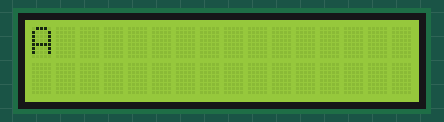
Simulated run of this sketch. Board: Arduino Uno, built with avr-gcc and run on an emulated ATmega328P. Shown: 16×2 character LCD.

Above: at 0.11 s.
At 0.64 s:
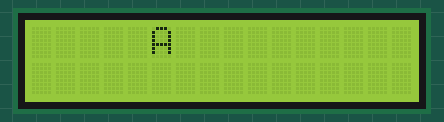
At 1.16 s:
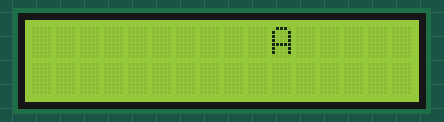
At 1.69 s:
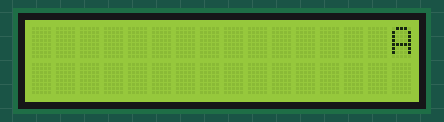
At 2.21 s:
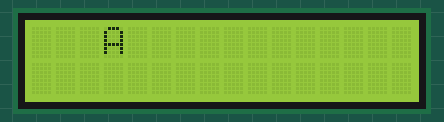

Measured:
- by itself, everything shown: repeats every 1.8 s, in 17 steps

The sketch:

I2C_LCD_TUTORIAL.ino
```cpp
/* www.electronicsprojectshub.com */
/*Import following Libraries*/
#include <Wire.h>
#include <LiquidCrystal_I2C.h>
//I2C pins declaration
LiquidCrystal_I2C lcd(0x27, 16, 2);
int i=0;
int j=0;
void setup()
{
Serial.begin(9600);
lcd.begin();//Defining 16 columns and 2 rows of lcd display
lcd.backlight();//To Power ON the back light
//lcd.backlight();// To Power OFF the back light

}

void loop()
{
  for(i=0;i<17;i++)
  {
lcd.setCursor(i,0);
 //Defining positon to write from first row,first column .
lcd.print("A");
delay(100);
lcd.clear();
  }
  //You can write 16 Characters per line


}
```
